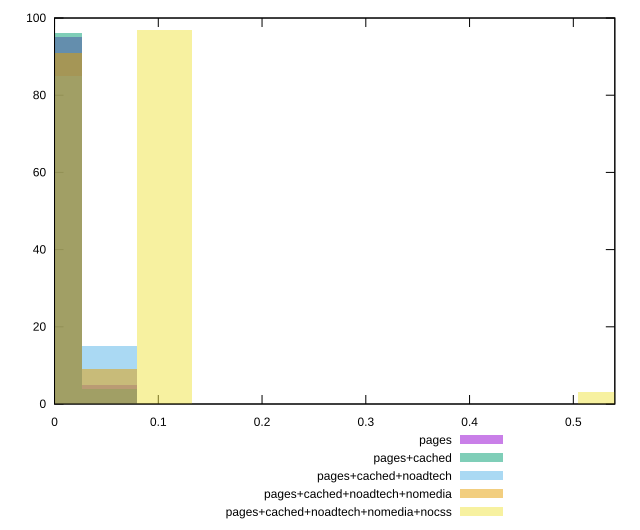

Write the gnuplot code that produced this figure.
reset

$pages <<EOF
0 95
0.05312567846628364 5
EOF

$pagesCached <<EOF
0.05312567846628364 4
0 96
EOF

$pagesCachedNoadtech <<EOF
0 85
0.05312567846628364 15
EOF

$pagesCachedNoadtechNomedia <<EOF
0 91
0.05312567846628364 9
EOF

$pagesCachedNoadtechNomediaNocss <<EOF
0.5312567846628364 3
0.10625135693256728 97
EOF

set key outside below
set boxwidth 0.05312567846628364
set xrange [0:0.54]
set yrange [0:100]
set trange [0:100]
set style fill transparent solid 0.5 noborder
set terminal svg size 640, 530 enhanced background rgb 'white'
set output "report_00014_2021-02-09T15:56:05.503Z/cumulative-layout-shift/comparison/histogram/all_score.svg"

plot $pages title "pages" with boxes, \
     $pagesCached title "pages+cached" with boxes, \
     $pagesCachedNoadtech title "pages+cached+noadtech" with boxes, \
     $pagesCachedNoadtechNomedia title "pages+cached+noadtech+nomedia" with boxes, \
     $pagesCachedNoadtechNomediaNocss title "pages+cached+noadtech+nomedia+nocss" with boxes

reset
